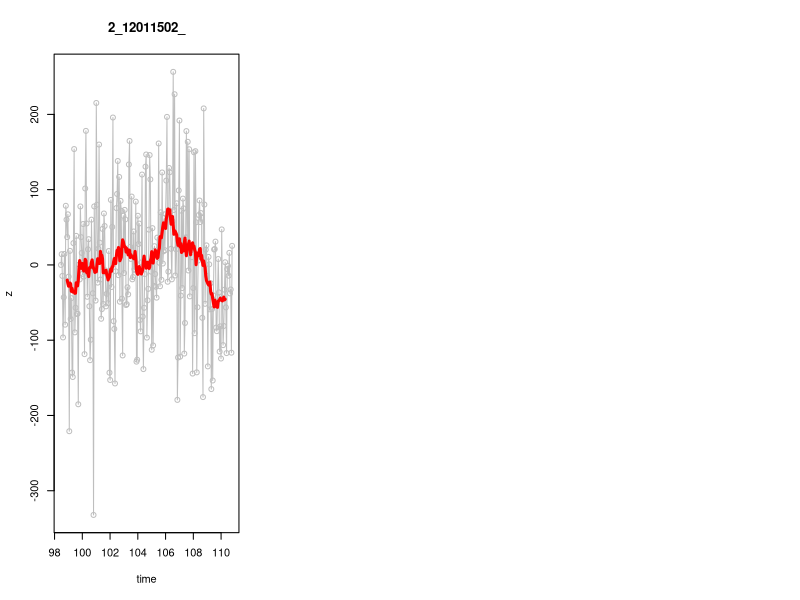

Here is the R script that generated this plot:
#07 01 2015 algirdas.toleikis@gmail.com

#           USAGE
# 1.choose the directory where the file "analysis.xls" is saved.
#is located: click on "R console" then at the top File>Change dir
# 2. Below choose the beads you want to plot. 
#Example: for bead 1 type below: "plotbeads <- c(1)"
#for beads from 1 to 19 but no 3: "plotbeads <- c(1:2,4:19)"
# 4. Choose the files you want to plot at "plotfiles"
# 5. after the first run "analysis.xls" is loaded into the memory
#and the line "myfile <- read.delim("analysis.xls")" can be disabled
#by adding a hash symbol in front
# 6. use "par" function for plotting many graphs in 1 window
#"par(mfrow = c(2,2))" plots 2x2 = 4 graphs. Max is about 25
#depending on monitor resolution.
#For more information on R please see the R manual 
#which is in R folder or search online

############## for the user ########
myfile <- read.delim("analysis.xls")
plotfiles <- c(2)  
plotbeads <-c(2)
par(mfrow = c(1,3))   # number of graphs in 1 window
####################################

library("zoo")
plotfiles <- plotfiles-1
beads <- unique(myfile$Bead)
files <- unique(myfile$File)

n <-20

##bead loop
for (b in plotbeads) {

traces <- list()
	for (d in plotfiles) {
	d <- as.character(d)
	traces[[d]] <- subset(myfile, Bead == b & File == d)       
	}

for (i in plotfiles) {
i <- as.character(i)
label<- as.character(traces[[i]]$Label[[1]]); label<- substr(label,0,11) #label

time <- (traces[[i]])$Time
z <- (traces[[i]])$dz_corrected
#z <- (traces[[i]])$dz

plot(time, z, type = "l", col = "grey", main = label)
lines(time, z, type = "p", col = "grey")
#grid()

##filtering
ztimefilt <- zoo(z, time)
ztimefilt <- aggregate(ztimefilt, identity, mean) #when there are repetitive index
ztimefilt <-rollapply(ztimefilt, n, mean)
ztimefilt <- as.data.frame(ztimefilt)
timefilt <- as.numeric(rownames(ztimefilt)) 
zfilt <- ztimefilt[,1]

##
lines(timefilt, zfilt, type = "l", col = "red", lwd = 3)
}
}##bead loop